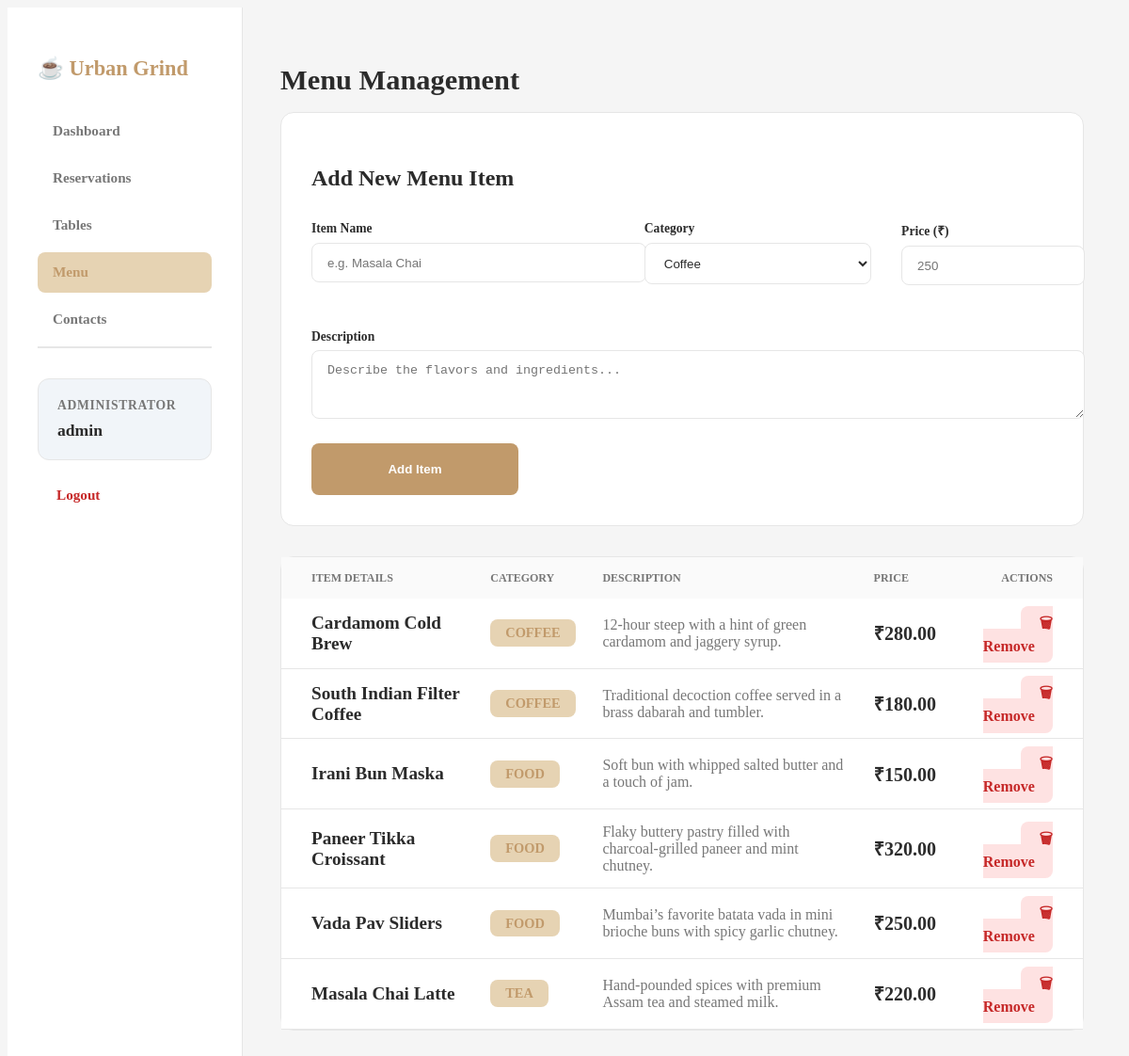
/admin/manage-menu.php (signed in), run on the app's committed database.
### tables this page shows
CREATE TABLE IF NOT EXISTS menu_items (
    id INT AUTO_INCREMENT PRIMARY KEY,
    name VARCHAR(100) NOT NULL,
    category VARCHAR(50),
    price DECIMAL(10, 2) NOT NULL,
    description TEXT,
    created_at TIMESTAMP DEFAULT CURRENT_TIMESTAMP
);

### admin/manage-menu.php (the view, shortened to what this page needs)
<?php
require_once __DIR__ . '/../config/db.php';
$items = $pdo->query("SELECT * FROM menu_items ORDER BY category, name")->fetchAll();
?>
<!DOCTYPE html>
<html lang="en">
<head>
    <link rel="stylesheet" href="../assert/css/style.css">
</head>
<body class="admin-layout">
    <div class="sidebar">
        <h2><span>☕</span> Urban Grind</h2>
        <a href="dashboard.php">Dashboard</a>
        <a href="reservations.php">Reservations</a>
        <a href="manage-tables.php">Tables</a>
        <a href="manage-menu.php" class="active">Menu</a>
        <a href="manage-contacts.php">Contacts</a>
        <div style="margin-top: auto; padding-top: 2rem; border-top: 2px solid var(--border);">
            <div style="padding: 1.25rem; margin-bottom: 1rem; background: #f1f5f9; border-radius: 12px; border: 1px solid var(--border);">
                <div style="font-size: 0.85rem; color: var(--text-muted); text-transform: uppercase; font-weight: 800; letter-spacing: 0.05em; margin-bottom: 0.5rem;">Administrator</div>
                <div style="font-weight: 800; font-size: 1.1rem; color: var(--text-main);"><?php echo htmlspecialchars($_SESSION['admin_username']); ?></div>
            </div>
            <a href="logout.php" style="color: var(--danger); background: transparent; padding-left: 1.25rem;">Logout</a>
        </div>
    </div>
    <main class="main-content">
        <h1 style="margin-bottom: 1rem;">Menu Management</h1>
        <div class="card">
            <h3 style="margin-bottom: 2rem; font-size: 1.5rem; font-weight: 800;">Add New Menu Item</h3>
            <form method="POST">
                <div style="display: grid; grid-template-columns: 2fr 1.5fr 1fr; gap: 2rem; margin-bottom: 1.5rem;">
                    <div class="form-group">
                        <label>Item Name</label>
                        <input type="text" name="name" required placeholder="e.g. Masala Chai">
                    </div>
                    <div class="form-group">
                        <label>Category</label>
                        <select name="category" required>
                            <option value="Coffee">Coffee</option>
                        </select>
                    </div>
                    <div class="form-group">
                        <label>Price (₹)</label>
                        <input type="number" step="0.01" name="price" required placeholder="250">
                    </div>
                </div>
                <div class="form-group">
                    <label>Description</label>
                    <textarea name="description" rows="3" required placeholder="Describe the flavors and ingredients..."></textarea>
                </div>
                <button type="submit" name="add" class="btn btn-primary" style="height: 55px; width: 220px;">Add Item</button>
            </form>
        </div>
        <div class="card" style="padding: 0;">
            <div class="table-container">
                <table>
                    <thead>
                        <tr>
                            <th style="padding-left: 2rem;">Item Details</th>
                            <th>Category</th>
                            <th>Description</th>
                            <th>Price</th>
                            <th style="text-align: right; padding-right: 2rem;">Actions</th>
                        </tr>
                    </thead>
                    <tbody>
                        <?php foreach($items as $i): ?>
                        <tr>
                            <td style="padding-left: 2rem;">
                                <div style="font-weight: 800; font-size: 1.2rem; color: var(--text-main);"><?php echo htmlspecialchars($i['name']); ?></div>
                            </td>
                            <td><span style="font-weight: 700; color: var(--accent); background: var(--accent-light); padding: 0.4rem 1rem; border-radius: 8px; font-size: 0.9rem; text-transform: uppercase;"><?php echo $i['category']; ?></span></td>
                            <td style="color: var(--text-muted); font-size: 1rem; max-width: 400px;"><?php echo htmlspecialchars($i['description']); ?></td>
                            <td style="font-weight: 800; font-size: 1.25rem;">₹<?php echo number_format($i['price'], 2); ?></td>
                            <td style="text-align: right; padding-right: 2rem;">
                                <a href="?del=<?php echo $i['id']; ?>" onclick="return confirm('Delete this item?')" style="color: var(--danger); font-weight: 800; text-decoration: none; padding: 0.6rem 1.2rem; border-radius: 8px; background: #fee2e2;">🗑 Remove</a>
                            </td>
                        </tr>
                        <?php endforeach; ?>
                    </tbody>
                </table>
            </div>
        </div>
    </main>
</body>
</html>

### assert/css/style.css (style rules this page uses)
:root { --bg-main: #f5f5f5; --bg-white: #ffffff; --accent: #c19a6b; --accent-light: #e6d3b3; --text-main: #2b2b2b; --text-muted: #777777; --border: #e6e6e6; --success: #2e7d32; --danger: #c62828; }
.admin-layout { display: grid; grid-template-columns: 250px 1fr; min-height: 100vh; background: var(--bg-main); }
.sidebar { background: var(--bg-white); padding: 2rem; border-right: 1px solid var(--border); }
.sidebar h2 { font-size: 1.4rem; margin-bottom: 2rem; color: var(--accent); }
.sidebar a { display: block; padding: 0.8rem 1rem; margin-bottom: 0.4rem; border-radius: 8px; text-decoration: none; font-weight: 600; font-size: 0.95rem; color: var(--text-muted); transition: 0.2s ease; }
.sidebar a:hover, .sidebar a.active { background: var(--accent-light); color: var(--accent); }
.main-content { padding: 2.5rem; color: var(--text-main); }
.main-content h1 { font-size: 1.9rem; margin-bottom: 1.5rem; }
.card { background: var(--bg-white); border: 1px solid var(--border); border-radius: 14px; padding: 2rem; margin-bottom: 2rem; transition: 0.3s ease; }
.form-group { margin-bottom: 1.4rem; }
.form-group label { font-size: 0.85rem; font-weight: 600; margin-bottom: 0.4rem; display: block; }
.admin-layout input, .admin-layout select, .admin-layout textarea, .login-container input { width: 100%; padding: 0.8rem 1rem; border-radius: 8px; border: 1px solid var(--border); background: var(--bg-white); color: var(--text-main); transition: 0.2s ease; }
.btn { padding: 0.7rem 1.5rem; border-radius: 8px; font-weight: 700; border: none; cursor: pointer; transition: 0.2s ease; }
.btn-primary { background: var(--accent); color: white; }
.admin-layout table { width: 100%; border-collapse: collapse; background: var(--bg-white); }
.admin-layout thead { background: #fafafa; }
.admin-layout th { padding: 0.9rem; text-align: left; font-size: 0.75rem; text-transform: uppercase; color: var(--text-muted); }
.admin-layout td { padding: 0.9rem; border-bottom: 1px solid var(--border); }

### data on the page
menu_items: name "Cardamom Cold Brew", category "COFFEE", description "12-hour steep with a hint of green cardamom and jaggery syrup.", price "280.00"
menu_items: name "South Indian Filter Coffee", category "COFFEE", description "Traditional decoction coffee served in a brass dabarah and tumbler.", price "180.00"
menu_items: name "Irani Bun Maska", category "FOOD", description "Soft bun with whipped salted butter and a touch of jam.", price "150.00"
menu_items: name "Paneer Tikka Croissant", category "FOOD", description "Flaky buttery pastry filled with charcoal-grilled paneer and mint chutney.", price "320.00"
menu_items: name "Vada Pav Sliders", category "FOOD", description "Mumbai’s favorite batata vada in mini brioche buns with spicy garlic chutney.", price "250.00"
menu_items: name "Masala Chai Latte", category "TEA", description "Hand-pounded spices with premium Assam tea and steamed milk.", price "220.00"

### other printed values
$_SESSION['admin_username'] "admin"
